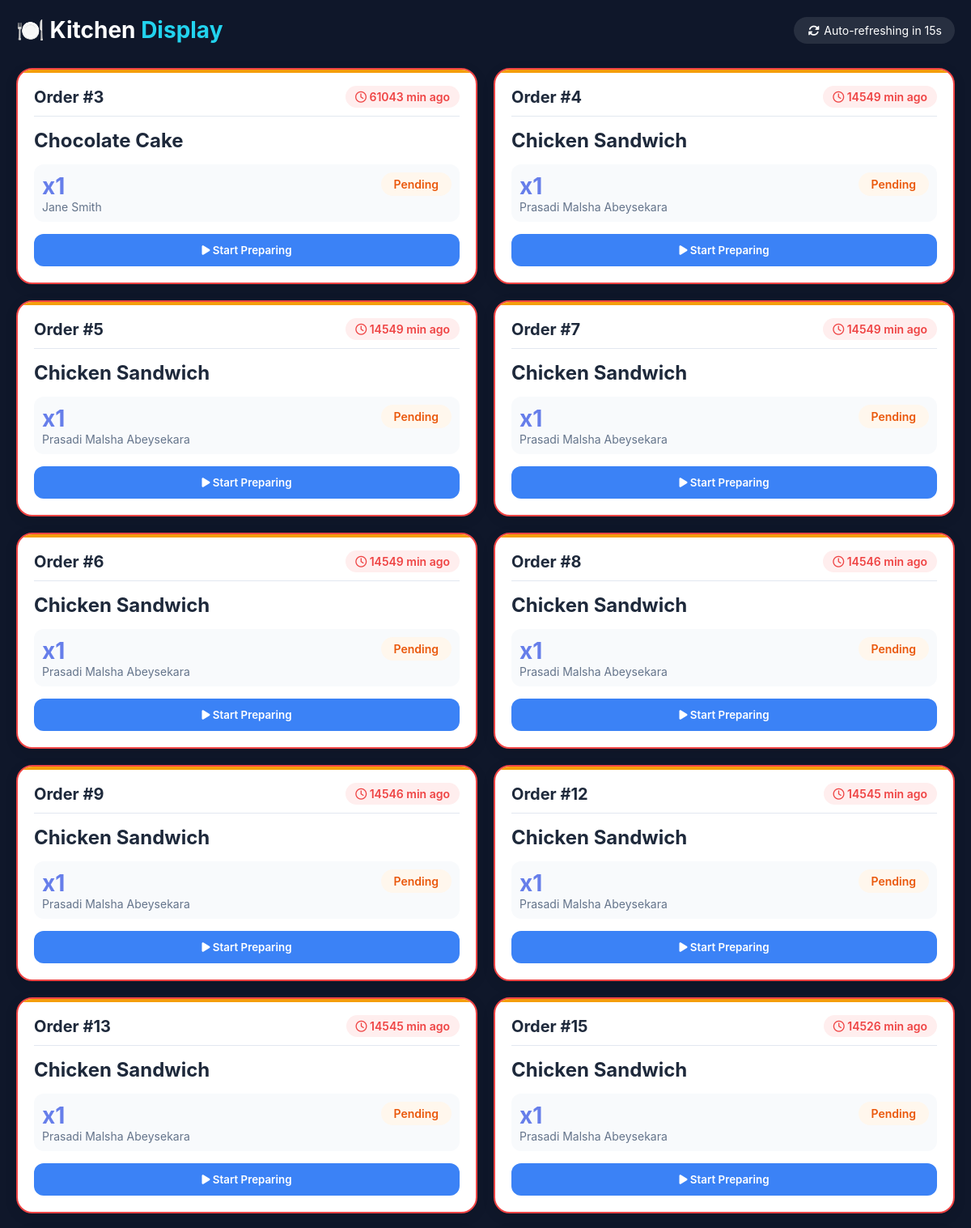
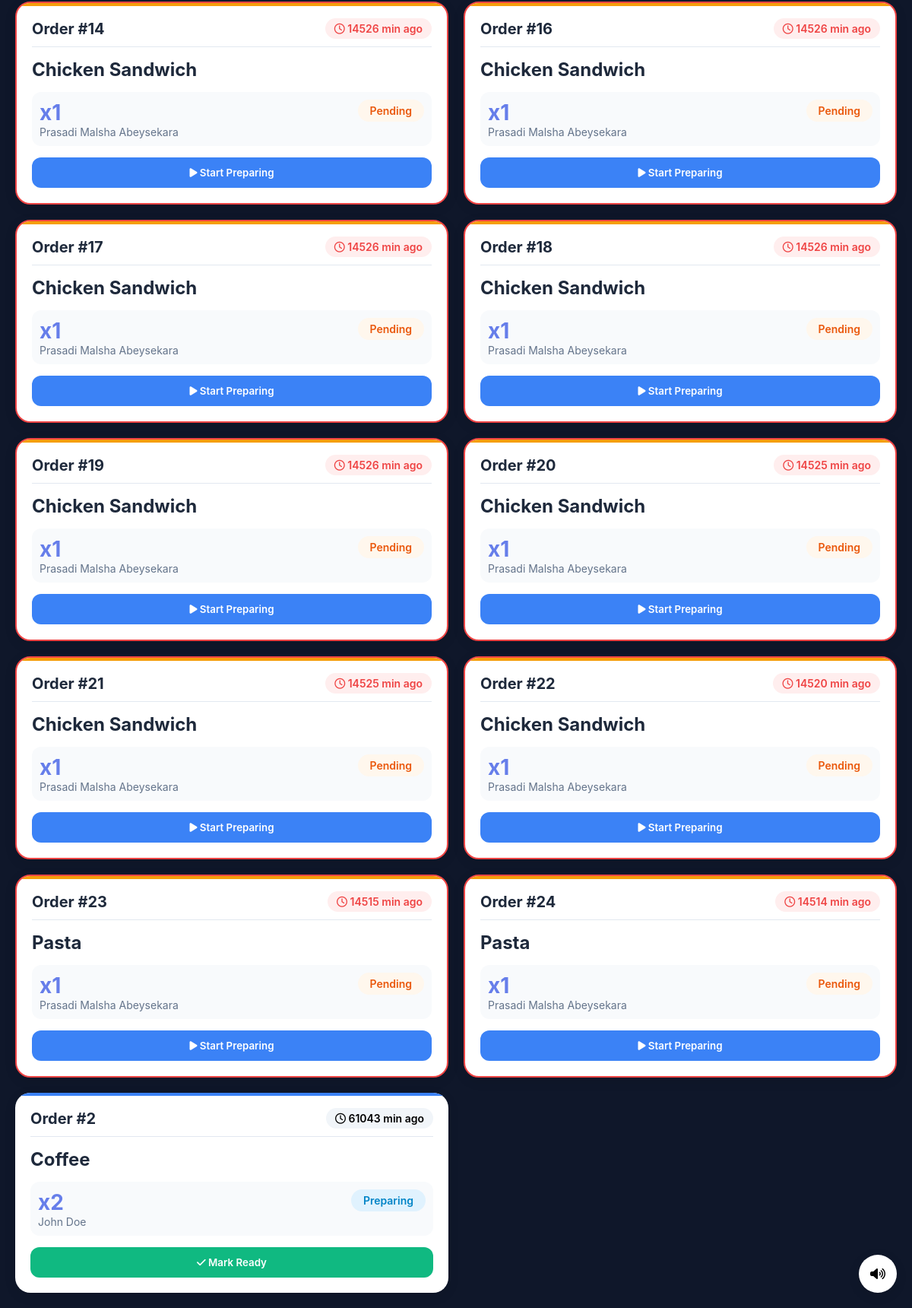
The app's page /synergy-hub_Full_Project/admin/admin_kitchen.php (signed in) with its own data (2 pictures, top to bottom).
### tables this page shows
CREATE TABLE `orders` (
  `OrderID` int(11) NOT NULL,
  `UserID` int(11) NOT NULL,
  `ItemName` varchar(100) NOT NULL,
  `Category` enum('Food','Beverage','Dessert') NOT NULL,
  `Price` decimal(10,2) NOT NULL,
  `Quantity` int(11) DEFAULT 1,
  `Timestamp` timestamp NOT NULL DEFAULT current_timestamp(),
  `Status` enum('Pending','Preparing','Ready','Completed','Cancelled') DEFAULT 'Pending'
);

CREATE TABLE `users` (
  `UserID` int(11) NOT NULL,
  `StudentID` varchar(20) DEFAULT NULL,
  `Name` varchar(100) NOT NULL,
  `Email` varchar(100) NOT NULL,
  `PasswordHash` varchar(255) NOT NULL,
  `Role` enum('Admin','User','Visitor') DEFAULT 'User',
  `PointsBalance` int(11) DEFAULT 0,
  `MembershipStatus` enum('Active','Inactive','Expired') DEFAULT 'Active',
  `CreatedAt` timestamp NOT NULL DEFAULT current_timestamp()
);

### synergy-hub_Full_Project/admin/admin_kitchen.php (the view, shortened to what this page needs)
<?php
require_once 'config.php';
$kitchen_sql = "SELECT o.*, u.Name as CustomerName
                FROM Orders o
                JOIN Users u ON o.UserID = u.UserID
                WHERE o.Status IN ('Pending', 'Preparing', 'Ready')
                ORDER BY FIELD(o.Status, 'Pending', 'Preparing', 'Ready'), o.Timestamp ASC";
$kitchen_result = mysqli_query($conn, $kitchen_sql);
?>
<!DOCTYPE html>
<html lang="en">
<head>
    <link rel="stylesheet" href="https://cdnjs.cloudflare.com/ajax/libs/font-awesome/6.5.0/css/all.min.css">
    <link rel="stylesheet" href="admin.css">
</head>
<body>
    <div class="kitchen-header">
        <div class="kitchen-title">
            🍽️ Kitchen <span>Display</span>
        </div>
        <div class="refresh-indicator">
            <i class="fa-solid fa-sync-alt fa-fw"></i>
            <span id="refreshStatus">Auto-refreshing in 15s</span>
        </div>
    </div>
    <div class="orders-grid" id="kitchenOrders">
        <?php if(mysqli_num_rows($kitchen_result) > 0): ?>
            <?php while($order = mysqli_fetch_assoc($kitchen_result)):
                $time_elapsed = time() - strtotime($order['Timestamp']);
                $minutes_elapsed = floor($time_elapsed / 60);
                $is_urgent = ($order['Status'] == 'Pending' && $minutes_elapsed > 10);
            ?>
            <div class="kitchen-card <?php echo strtolower($order['Status']); ?> <?php echo $is_urgent ? 'urgent' : ''; ?>" data-order-id="<?php echo $order['OrderID']; ?>">
                <div class="card-header">
                    <span class="order-number">Order #<?php echo $order['OrderID']; ?></span>
                    <span class="timer <?php echo $is_urgent ? 'urgent' : ''; ?>">
                        <i class="fa-regular fa-clock"></i> <?php echo $minutes_elapsed; ?> min ago
                    </span>
                </div>
                <div class="item-name"><?php echo htmlspecialchars($order['ItemName']); ?></div>
                <div class="item-details">
                    <div>
                        <div class="quantity">x<?php echo $order['Quantity']; ?></div>
                        <div class="customer"><?php echo htmlspecialchars($order['CustomerName']); ?></div>
                    </div>
                    <div>
                        <span class="status-badge-large status-<?php echo $order['Status']; ?>">
                            <?php echo $order['Status']; ?>
                        </span>
                    </div>
                </div>
                <div class="action-buttons">
                    <?php if($order['Status'] == 'Pending'): ?>
                        <button class="btn-start" onclick="updateStatus(<?php echo $order['OrderID']; ?>, 'Preparing')">
                            <i class="fa-solid fa-play"></i> Start Preparing
                        </button>
                    <?php elseif($order['Status'] == 'Preparing'): ?>
                        <button class="btn-ready" onclick="updateStatus(<?php echo $order['OrderID']; ?>, 'Ready')">
                            <i class="fa-solid fa-check"></i> Mark Ready
                        </button>
                    <?php elseif($order['Status'] == 'Ready'): ?>
                        <button class="btn-complete" onclick="updateStatus(<?php echo $order['OrderID']; ?>, 'Completed')">
                            <i class="fa-solid fa-circle-check"></i> Complete Order
                        </button>
                    <?php endif; ?>
                </div>
            </div>
            <?php endwhile; ?>
        <?php endif; ?>
    </div>
    <div class="sound-toggle" onclick="toggleSound()">
        <i class="fa-solid fa-volume-up" id="soundIcon"></i>
    </div>
</body>
</html>

### synergy-hub_Full_Project/admin/admin.css (style rules this page uses)
* { margin: 0; padding: 0; box-sizing: border-box; font-family: -apple-system, BlinkMacSystemFont, 'Segoe UI', Roboto, Oxygen, Ubuntu, sans-serif; }
body { background: #f5f7fb; }
.card-header { display: flex; justify-content: space-between; align-items: center; margin-bottom: 15px; }

### synergy-hub_Full_Project/admin/admin_kitchen.php (style rules this page uses)
body { background: #0f172a; padding: 20px; }
.kitchen-header { display: flex; justify-content: space-between; align-items: center; margin-bottom: 30px; color: white; }
.kitchen-title { font-size: 28px; font-weight: 700; }
.kitchen-title span { color: #22d3ee; }
.refresh-indicator { background: rgba(255,255,255,0.1); padding: 8px 16px; border-radius: 30px; font-size: 14px; }
.orders-grid { display: grid; grid-template-columns: repeat(auto-fill, minmax(380px, 1fr)); gap: 20px; }
.kitchen-card { background: white; border-radius: 20px; padding: 20px; box-shadow: 0 4px 15px rgba(0,0,0,0.1); transition: all 0.3s; position: relative; overflow: hidden; }
.kitchen-card::before { content: ''; position: absolute; top: 0; left: 0; right: 0; height: 4px; }
.kitchen-card.pending::before { background: #f59e0b; }
.kitchen-card.preparing::before { background: #3b82f6; }
.kitchen-card.urgent { border: 2px solid #ef4444; animation: pulse 1s infinite; }
.card-header { display: flex; justify-content: space-between; align-items: center; margin-bottom: 15px; padding-bottom: 10px; border-bottom: 1px solid #e2e8f0; }
.order-number { font-size: 20px; font-weight: 700; color: #1e293b; }
.timer { font-size: 14px; font-weight: 600; padding: 5px 12px; border-radius: 30px; background: #f1f5f9; }
.timer.urgent { background: #fee; color: #ef4444; }
.item-name { font-size: 24px; font-weight: 700; color: #1e293b; margin: 10px 0; }
.item-details { display: flex; justify-content: space-between; margin: 15px 0; padding: 10px; background: #f8fafc; border-radius: 12px; }
.quantity { font-size: 28px; font-weight: 700; color: #667eea; }
.customer { color: #64748b; font-size: 14px; }
.status-badge-large { display: inline-block; padding: 6px 16px; border-radius: 30px; font-size: 14px; font-weight: 600; }
.status-Pending { background: #fff7ed; color: #ea580c; }
.status-Preparing { background: #e0f2fe; color: #0284c7; }
.action-buttons { display: flex; gap: 10px; margin-top: 15px; }
.action-buttons button { flex: 1; padding: 12px; border: none; border-radius: 12px; font-weight: 600; cursor: pointer; transition: all 0.3s; }
.btn-start { background: #3b82f6; color: white; }
.btn-ready { background: #10b981; color: white; }
.sound-toggle { position: fixed; bottom: 20px; right: 20px; background: white; width: 50px; height: 50px; border-radius: 50%; display: flex; align-items: center; justify-content: center; cursor: pointer; box-shadow: 0 4px 15px rgba(0,0,0,0.1); z-index: 100; }

### records on screen
orders: OrderID "3", ItemName "Chocolate Cake", Quantity "1", UserID.Name "Jane Smith", Status "Pending"
orders: OrderID "4", ItemName "Chicken Sandwich", Quantity "1", UserID.Name "Prasadi Malsha Abeysekara", Status "Pending"
orders: OrderID "5", ItemName "Chicken Sandwich", Quantity "1", UserID.Name "Prasadi Malsha Abeysekara", Status "Pending"
orders: OrderID "7", ItemName "Chicken Sandwich", Quantity "1", UserID.Name "Prasadi Malsha Abeysekara", Status "Pending"
orders: OrderID "6", ItemName "Chicken Sandwich", Quantity "1", UserID.Name "Prasadi Malsha Abeysekara", Status "Pending"
orders: OrderID "8", ItemName "Chicken Sandwich", Quantity "1", UserID.Name "Prasadi Malsha Abeysekara", Status "Pending"
orders: OrderID "9", ItemName "Chicken Sandwich", Quantity "1", UserID.Name "Prasadi Malsha Abeysekara", Status "Pending"
orders: OrderID "12", ItemName "Chicken Sandwich", Quantity "1", UserID.Name "Prasadi Malsha Abeysekara", Status "Pending"
orders: OrderID "13", ItemName "Chicken Sandwich", Quantity "1", UserID.Name "Prasadi Malsha Abeysekara", Status "Pending"
orders: OrderID "15", ItemName "Chicken Sandwich", Quantity "1", UserID.Name "Prasadi Malsha Abeysekara", Status "Pending"
orders: OrderID "14", ItemName "Chicken Sandwich", Quantity "1", UserID.Name "Prasadi Malsha Abeysekara", Status "Pending"
orders: OrderID "16", ItemName "Chicken Sandwich", Quantity "1", UserID.Name "Prasadi Malsha Abeysekara", Status "Pending"
orders: OrderID "17", ItemName "Chicken Sandwich", Quantity "1", UserID.Name "Prasadi Malsha Abeysekara", Status "Pending"
orders: OrderID "18", ItemName "Chicken Sandwich", Quantity "1", UserID.Name "Prasadi Malsha Abeysekara", Status "Pending"
orders: OrderID "19", ItemName "Chicken Sandwich", Quantity "1", UserID.Name "Prasadi Malsha Abeysekara", Status "Pending"
orders: OrderID "20", ItemName "Chicken Sandwich", Quantity "1", UserID.Name "Prasadi Malsha Abeysekara", Status "Pending"
orders: OrderID "21", ItemName "Chicken Sandwich", Quantity "1", UserID.Name "Prasadi Malsha Abeysekara", Status "Pending"
orders: OrderID "22", ItemName "Chicken Sandwich", Quantity "1", UserID.Name "Prasadi Malsha Abeysekara", Status "Pending"
orders: OrderID "23", ItemName "Pasta", Quantity "1", UserID.Name "Prasadi Malsha Abeysekara", Status "Pending"
orders: OrderID "24", ItemName "Pasta", Quantity "1", UserID.Name "Prasadi Malsha Abeysekara", Status "Pending"
orders: OrderID "2", ItemName "Coffee", Quantity "2", UserID.Name "John Doe", Status "Preparing"
